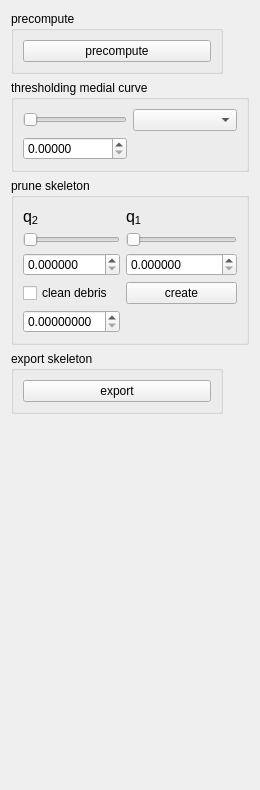
       <widget class="QWidget" name="HSTab">
        <property name="toolTip">
         <string>skeleton (generate, prune, etc.)</string>
        </property>
        <attribute name="title">
         <string>Skeleton</string>
        </attribute>
        <layout class="QGridLayout" name="gridLayout_34">
         <item row="1" column="0" colspan="2">
          <widget class="QGroupBox" name="mcPruneGroup">
           <property name="toolTip">
            <string>explore medial curve pruning parameter here</string>
           </property>
           <property name="title">
            <string>thresholding medial curve</string>
           </property>
           <layout class="QGridLayout" name="gridLayout_15">
            <item row="2" column="0">
             <widget class="QSlider" name="pruneMCSlider1">
              <property name="sizePolicy">
               <sizepolicy hsizetype="Expanding" vsizetype="Fixed">
                <horstretch>0</horstretch>
                <verstretch>0</verstretch>
               </sizepolicy>
              </property>
              <property name="orientation">
               <enum>Qt::Horizontal</enum>
              </property>
             </widget>
            </item>
            <item row="4" column="0">
             <widget class="QDoubleSpinBox" name="pruneMCDistSpin1">
              <property name="sizePolicy">
               <sizepolicy hsizetype="Expanding" vsizetype="Fixed">
                <horstretch>0</horstretch>
                <verstretch>0</verstretch>
               </sizepolicy>
              </property>
              <property name="toolTip">
               <string>cur value of pruning threshold</string>
              </property>
              <property name="decimals">
               <number>5</number>
              </property>
              <property name="maximum">
               <double>999999999.000000000000000</double>
              </property>
             </widget>
            </item>
            <item row="2" column="1">
             <widget class="QComboBox" name="pruneMCDistCombo1">
              <property name="sizePolicy">
               <sizepolicy hsizetype="Expanding" vsizetype="Fixed">
                <horstretch>0</horstretch>
                <verstretch>0</verstretch>
               </sizepolicy>
              </property>
              <property name="minimumSize">
               <size>
                <width>0</width>
                <height>0</height>
               </size>
              </property>
              <property name="toolTip">
               <string>choose distance metric used for pruning</string>
              </property>
             </widget>
            </item>
           </layout>
          </widget>
         </item>
         <item row="3" column="0">
          <widget class="QGroupBox" name="exportHSGroup">
           <property name="title">
            <string>export skeleton</string>
           </property>
           <layout class="QGridLayout" name="gridLayout_35">
            <item row="0" column="0">
             <widget class="QPushButton" name="exportHSBtn">
              <property name="toolTip">
               <string>click to export the current skeleton to a .sk file</string>
              </property>
              <property name="text">
               <string>export</string>
              </property>
             </widget>
            </item>
           </layout>
          </widget>
         </item>
         <item row="2" column="0" colspan="2">
          <widget class="QGroupBox" name="hsPruneGroup">
           <property name="toolTip">
            <string>explore pruning params (theta2 and theta1) for skeleton generation</string>
           </property>
           <property name="title">
            <string>prune skeleton</string>
           </property>
           <layout class="QGridLayout" name="gridLayout_18">
            <item row="0" column="0">
             <widget class="QLabel" name="label_5">
              <property name="sizePolicy">
               <sizepolicy hsizetype="Minimum" vsizetype="Preferred">
                <horstretch>0</horstretch>
                <verstretch>0</verstretch>
               </sizepolicy>
              </property>
              <property name="maximumSize">
               <size>
                <width>200</width>
                <height>16777215</height>
               </size>
              </property>
              <property name="text">
               <string>&lt;html&gt;&lt;head/&gt;&lt;body&gt;&lt;p&gt;&lt;span style=&quot; font-family:'Symbol'; font-size:12pt;&quot;&gt;q&lt;/span&gt;&lt;span style=&quot; font-size:12pt; vertical-align:sub;&quot;&gt;2&lt;/span&gt;&lt;/p&gt;&lt;/body&gt;&lt;/html&gt;</string>
              </property>
             </widget>
            </item>
            <item row="7" column="0">
             <widget class="QCheckBox" name="removeSmallCmpnts">
              <property name="toolTip">
               <string>tick this if want to remove small components</string>
              </property>
              <property name="text">
               <string>clean debris</string>
              </property>
             </widget>
            </item>
            <item row="1" column="0">
             <widget class="QSlider" name="hsBt2Bt3Slider">
              <property name="sizePolicy">
               <sizepolicy hsizetype="Expanding" vsizetype="Fixed">
                <horstretch>0</horstretch>
                <verstretch>0</verstretch>
               </sizepolicy>
              </property>
              <property name="maximumSize">
               <size>
                <width>200</width>
                <height>16777215</height>
               </size>
              </property>
              <property name="toolTip">
               <string>theta_2</string>
              </property>
              <property name="maximum">
               <number>1000</number>
              </property>
              <property name="orientation">
               <enum>Qt::Horizontal</enum>
              </property>
             </widget>
            </item>
            <item row="0" column="1">
             <widget class="QLabel" name="label_7">
              <property name="sizePolicy">
               <sizepolicy hsizetype="Minimum" vsizetype="Preferred">
                <horstretch>0</horstretch>
                <verstretch>0</verstretch>
               </sizepolicy>
              </property>
              <property name="maximumSize">
               <size>
                <width>200</width>
                <height>16777215</height>
               </size>
              </property>
              <property name="text">
               <string>&lt;html&gt;&lt;head/&gt;&lt;body&gt;&lt;p&gt;&lt;span style=&quot; font-family:'Symbol'; font-size:12pt;&quot;&gt;q&lt;/span&gt;&lt;span style=&quot; font-size:12pt; vertical-align:sub;&quot;&gt;1&lt;/span&gt;&lt;/p&gt;&lt;/body&gt;&lt;/html&gt;</string>
              </property>
             </widget>
            </item>
            <item row="3" column="0">
             <widget class="QDoubleSpinBox" name="hsFaceDiffSpin">
              <property name="toolTip">
               <string>theta_2</string>
              </property>
              <property name="decimals">
               <number>6</number>
              </property>
              <property name="maximum">
               <double>1000.000000000000000</double>
              </property>
             </widget>
            </item>
            <item row="1" column="1">
             <widget class="QSlider" name="hsBt1Bt2Slider">
              <property name="sizePolicy">
               <sizepolicy hsizetype="Expanding" vsizetype="Fixed">
                <horstretch>0</horstretch>
                <verstretch>0</verstretch>
               </sizepolicy>
              </property>
              <property name="maximumSize">
               <size>
                <width>200</width>
                <height>16777215</height>
               </size>
              </property>
              <property name="toolTip">
               <string>theta_1</string>
              </property>
              <property name="maximum">
               <number>1000</number>
              </property>
              <property name="orientation">
               <enum>Qt::Horizontal</enum>
              </property>
             </widget>
            </item>
            <item row="3" column="1">
             <widget class="QDoubleSpinBox" name="hsCurveDiffSpin">
              <property name="toolTip">
               <string>theta_1</string>
              </property>
              <property name="decimals">
               <number>6</number>
              </property>
              <property name="maximum">
               <double>999999999.000000000000000</double>
              </property>
             </widget>
            </item>
            <item row="10" column="0">
             <widget class="QDoubleSpinBox" name="hsFaceDegenThreshold">
              <property name="sizePolicy">
               <sizepolicy hsizetype="MinimumExpanding" vsizetype="Fixed">
                <horstretch>0</horstretch>
                <verstretch>0</verstretch>
               </sizepolicy>
              </property>
              <property name="toolTip">
               <string>specify the area threshold. Components with smaller size will be removed</string>
              </property>
              <property name="decimals">
               <number>8</number>
              </property>
             </widget>
            </item>
            <item row="7" column="1">
             <widget class="QPushButton" name="visHSBtn">
              <property name="sizePolicy">
               <sizepolicy hsizetype="MinimumExpanding" vsizetype="Fixed">
                <horstretch>0</horstretch>
                <verstretch>0</verstretch>
               </sizepolicy>
              </property>
              <property name="maximumSize">
               <size>
                <width>150</width>
                <height>16777215</height>
               </size>
              </property>
              <property name="toolTip">
               <string>update and visualize skeleton with the specified parameters</string>
              </property>
              <property name="text">
               <string>create</string>
              </property>
             </widget>
            </item>
           </layout>
          </widget>
         </item>
         <item row="0" column="0">
          <widget class="QGroupBox" name="hsCreateGroup">
           <property name="sizePolicy">
            <sizepolicy hsizetype="Expanding" vsizetype="Preferred">
             <horstretch>0</horstretch>
             <verstretch>0</verstretch>
            </sizepolicy>
           </property>
           <property name="title">
            <string>precompute</string>
           </property>
           <layout class="QGridLayout" name="gridLayout_33">
            <item row="0" column="0">
             <widget class="QPushButton" name="createHSBtn">
              <property name="sizePolicy">
               <sizepolicy hsizetype="Expanding" vsizetype="Fixed">
                <horstretch>0</horstretch>
                <verstretch>0</verstretch>
               </sizepolicy>
              </property>
              <property name="toolTip">
               <string>&lt;html&gt;&lt;head/&gt;&lt;body&gt;precomputation: &lt;br&gt;- computing medial curve, &lt;br&gt;- dualizing subdivisions induced by medial curve, &lt;br&gt;- assemblying skeleton&lt;/body&gt;&lt;/html&gt;</string>
              </property>
              <property name="text">
               <string>precompute</string>
              </property>
             </widget>
            </item>
           </layout>
          </widget>
         </item>
         <item row="4" column="1">
          <spacer name="verticalSpacer_8">
           <property name="orientation">
            <enum>Qt::Vertical</enum>
           </property>
           <property name="sizeHint" stdset="0">
            <size>
             <width>20</width>
             <height>365</height>
            </size>
           </property>
          </spacer>
         </item>
        </layout>
       </widget>
